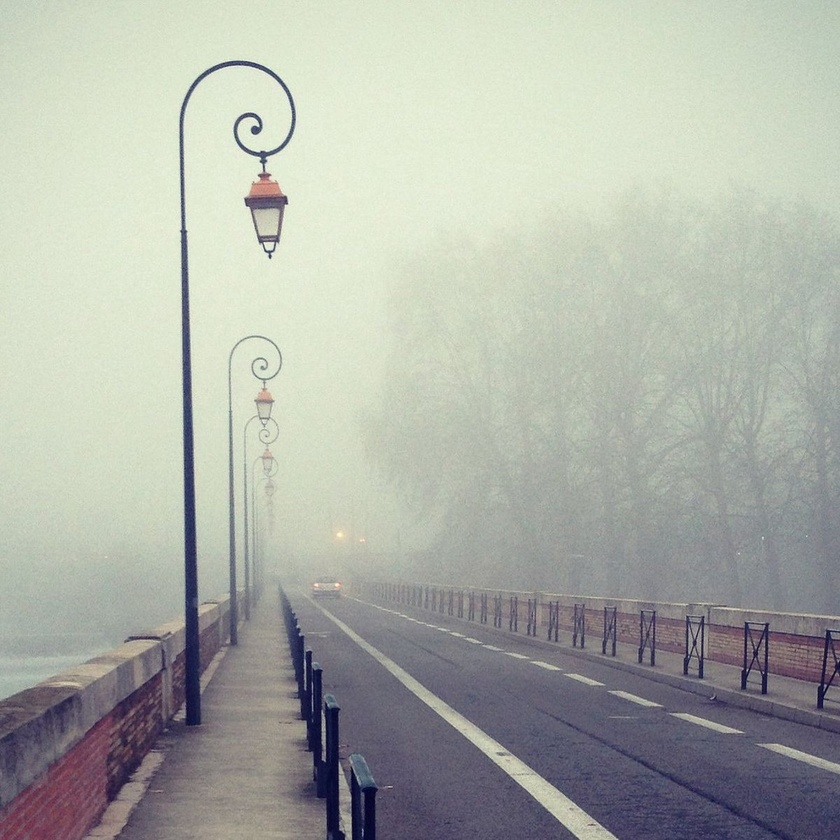
#> input picture Exercise_image_dehazing/images/road3.jpg, 840 x 840 px, shrunk from 1200 x 1200 before the run, found by its file name
$ python haze_rm_dark_channel_prior.py   (older library calls are emulated)
#> lines starting #> are read from the running program, lines starting #| are printed output that depends on the picture
import cv2
import numpy as np
import matplotlib.pyplot as plt
import matplotlib.image as mpimg

# Calculate the dark channel of the image
def dark_channel_prior(image, size=15):
    min_img = cv2.min(cv2.min(image[:, :, 0], image[:, :, 1]), image[:, :, 2])
    kernel = cv2.getStructuringElement(cv2.MORPH_RECT, (size, size))
    dark_channel = cv2.erode(min_img, kernel)
    return dark_channel

# Estimate the atmospheric light in the image
def atmospheric_light(image, dark_channel):
    flat_image = image.reshape(-1, image.shape[2])
    flat_dark = dark_channel.ravel()
    search_idx = (-flat_dark).argsort()[:int(0.001 * len(flat_dark))]
    atmospheric_light = np.mean(flat_image[search_idx], axis=0)
    return atmospheric_light

# Estimate the transmission map of the image
def transmission_estimate(image, atmospheric_light, omega=0.95, size=15):
    norm_image = image / atmospheric_light
    transmission = 1 - omega * dark_channel_prior(norm_image, size)
    return transmission

# Apply a guided filter to refine the transmission map
def guided_filter(image, p, radius=60, eps=1e-3):

    mean_I = cv2.boxFilter(image, cv2.CV_64F, (radius, radius))
    mean_p = cv2.boxFilter(p, cv2.CV_64F, (radius, radius))
    mean_Ip = cv2.boxFilter(image * p, cv2.CV_64F, (radius, radius))
    cov_Ip = mean_Ip - mean_I * mean_p

    mean_II = cv2.boxFilter(image * image, cv2.CV_64F, (radius, radius))
    var_I = mean_II - mean_I * mean_I

    a = cov_Ip / (var_I + eps)
    b = mean_p - a * mean_I

    mean_a = cv2.boxFilter(a, cv2.CV_64F, (radius, radius))
    mean_b = cv2.boxFilter(b, cv2.CV_64F, (radius, radius))

    q = mean_a * image + mean_b
    return q

# Recover the image by removing haze
def recover(image, t, A, t0=0.1):
    t = np.maximum(t, t0)
    t = t[:, :, np.newaxis]  # Add a new axis to match image dimensions
    J = (image - A) / t + A
    J = np.clip(J, 0, 1)
    return J

# Main function to remove haze from an image
def dehaze(image, size, omega, t0):

    image = image.astype('float64') / 255
    dark_channel = dark_channel_prior(image, size)
    A = atmospheric_light(image, dark_channel)
    t_estim = transmission_estimate(image, A, omega, size)

    # Convert image to uint8 with cv2.cvtColor
    gray_image = cv2.cvtColor((image * 255).astype('uint8'), cv2.COLOR_BGR2GRAY)
    t_guided = guided_filter(gray_image, t_estim)

    J = recover(image, t_guided, A, t0)
    return (J * 255).astype('uint8'), dark_channel, A, t_estim, t_guided


####### MAIN #######

image_name = 'road3'

folder_path = 'Exercise_image_dehazing/Single_image_dehazing/'

image_path = folder_path + 'images/' + image_name + '.jpg'
output_path = folder_path + 'results/' + image_name
dark_channel_path = folder_path + 'dark_channels/' + image_name + '.jpg'

image = cv2.imread(image_path)
#> image is the input picture: shape (840, 840, 3); mean B, G, R 168.7, 177.1, 173.4

# compute and store 27 dehazed images with variations in size, omega and t0 parameters

for size in range(5, 20, 5):

    for omega in range(85, 100, 5):

        for t0 in range(10, 25, 5):

            dehazed_image, dark_channel, atmo_light, t_estim, t_guided = dehaze(image, size, omega/100, t0/100)

            output_path_real = output_path + '/' + str(size) + '_' + str(omega) + '_' + str(t0) + '.jpg'

            cv2.imwrite(output_path_real, dehazed_image)
#> this loop made 3 passes
#> pass 1, in dark_channel_prior, `dark_channel = cv2.erode(min_img, kernel)`:
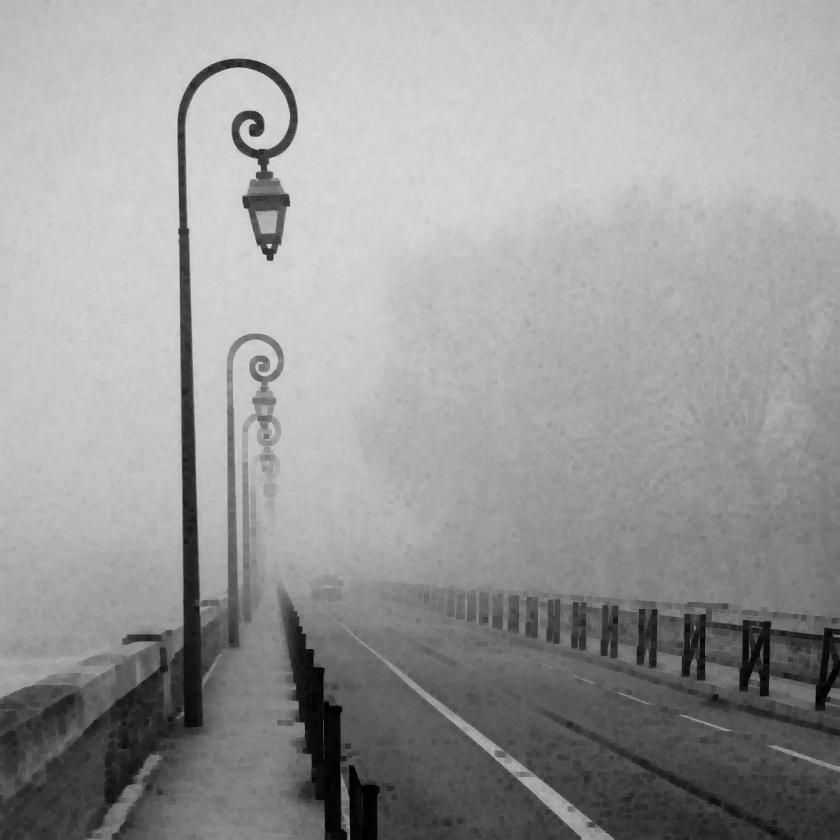
#> dark_channel: shape (840, 840) float64; min 0, max 0.847, mean 0.603

# show partial results

cv2.imshow('dark channel', dark_channel)
print('atmospheric light : ' + str(atmo_light))
cv2.imshow('estimated transmission map', t_estim)
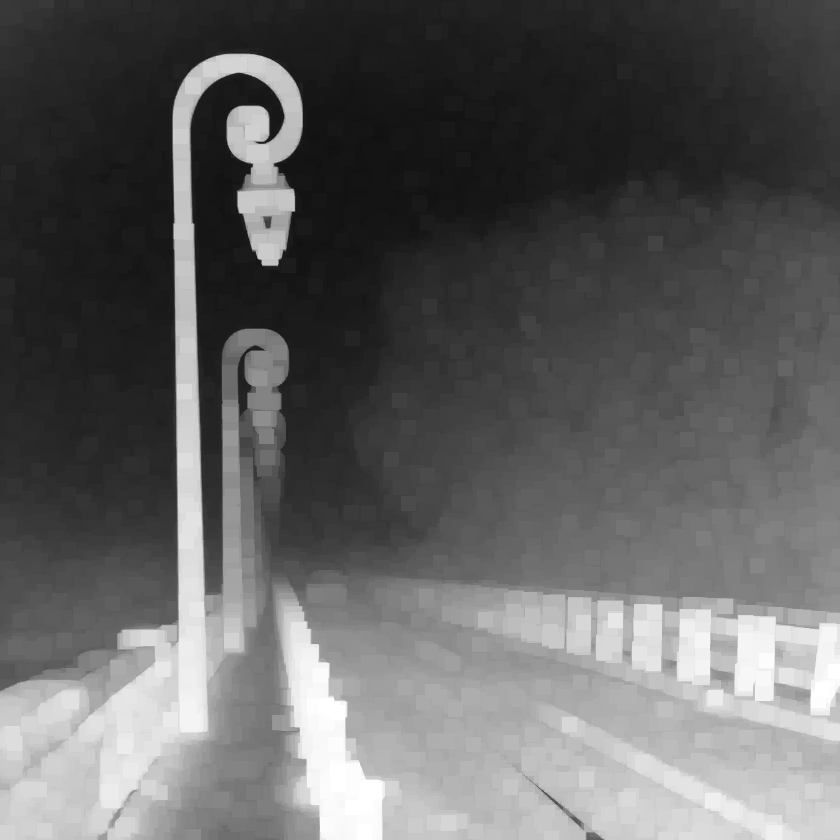
#> window 'estimated transmission map': shape (840, 840) float64; min 0.0676, max 1, mean 0.383
cv2.imshow('guided transmission map', t_guided)
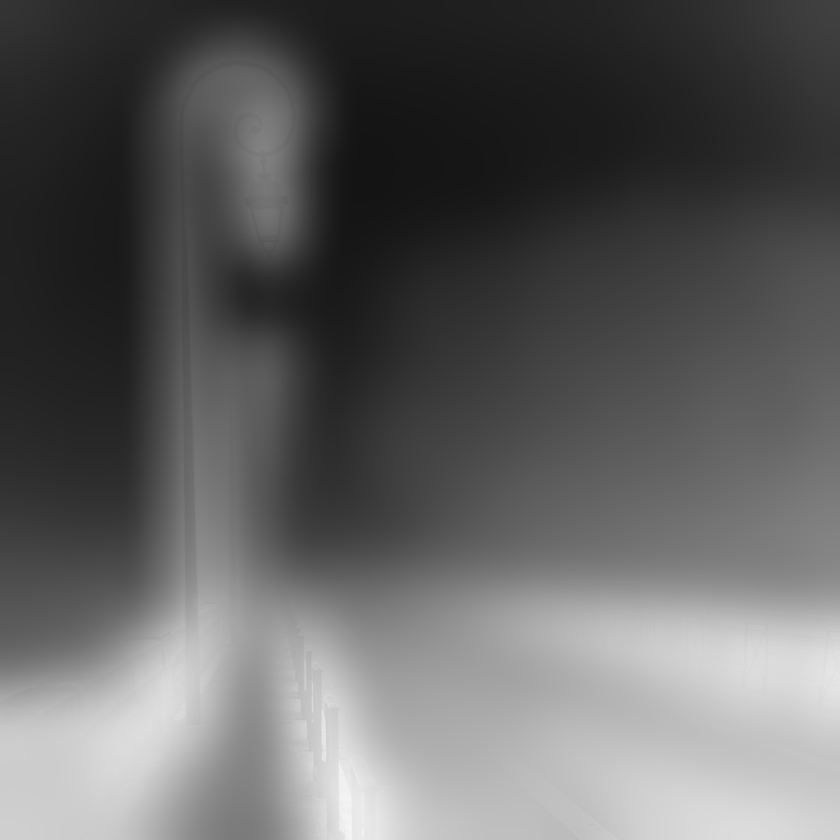
#> window 'guided transmission map': shape (840, 840) float64; min 0.0801, max 0.964, mean 0.382

# show 27 dehazed images with matplotlib 3x3 grid

image111 = mpimg.imread(output_path + '/5_85_10.jpg')
image112 = mpimg.imread(output_path + '/5_85_15.jpg')
image113 = mpimg.imread(output_path + '/5_85_20.jpg')

image121 = mpimg.imread(output_path + '/5_90_10.jpg')
image122 = mpimg.imread(output_path + '/5_90_15.jpg')
image123 = mpimg.imread(output_path + '/5_90_20.jpg')

image131 = mpimg.imread(output_path + '/5_95_10.jpg')
image132 = mpimg.imread(output_path + '/5_95_15.jpg')
image133 = mpimg.imread(output_path + '/5_95_20.jpg')

image211 = mpimg.imread(output_path + '/10_85_10.jpg')
image212 = mpimg.imread(output_path + '/10_85_15.jpg')
image213 = mpimg.imread(output_path + '/10_85_20.jpg')

image221 = mpimg.imread(output_path + '/10_90_10.jpg')
image222 = mpimg.imread(output_path + '/10_90_15.jpg')
image223 = mpimg.imread(output_path + '/10_90_20.jpg')

image231 = mpimg.imread(output_path + '/10_95_10.jpg')
image232 = mpimg.imread(output_path + '/10_95_15.jpg')
image233 = mpimg.imread(output_path + '/10_95_20.jpg')

image311 = mpimg.imread(output_path + '/15_85_10.jpg')
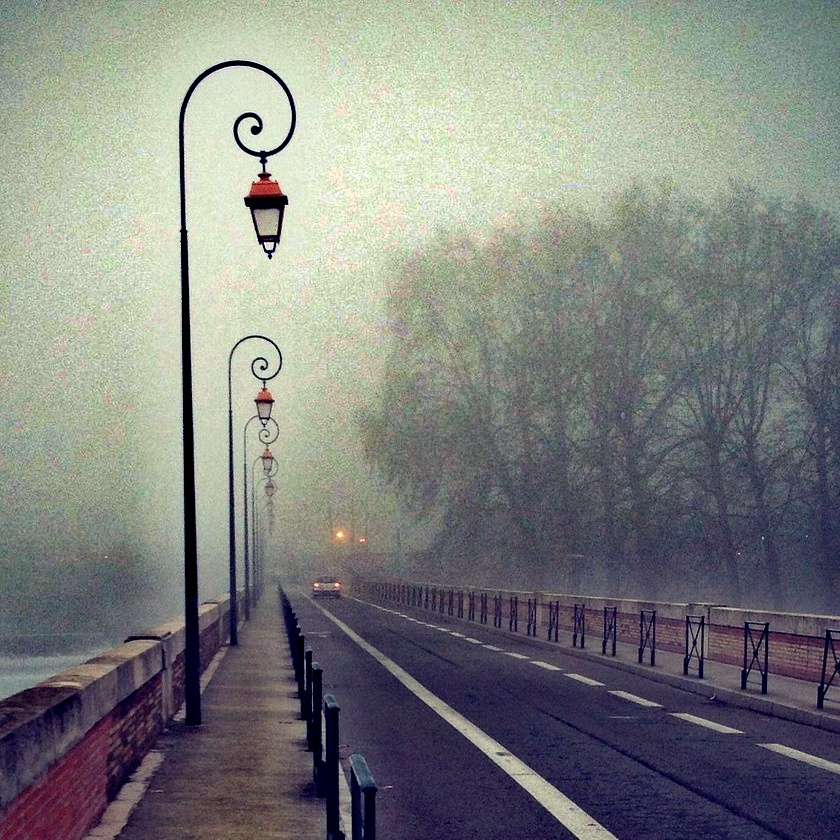
#> image311: shape (840, 840, 3); mean R, G, B 127.9, 130.2, 127.3
image312 = mpimg.imread(output_path + '/15_85_15.jpg')
image313 = mpimg.imread(output_path + '/15_85_20.jpg')

image321 = mpimg.imread(output_path + '/15_90_10.jpg')
image322 = mpimg.imread(output_path + '/15_90_15.jpg')
image323 = mpimg.imread(output_path + '/15_90_20.jpg')

image331 = mpimg.imread(output_path + '/15_95_10.jpg')
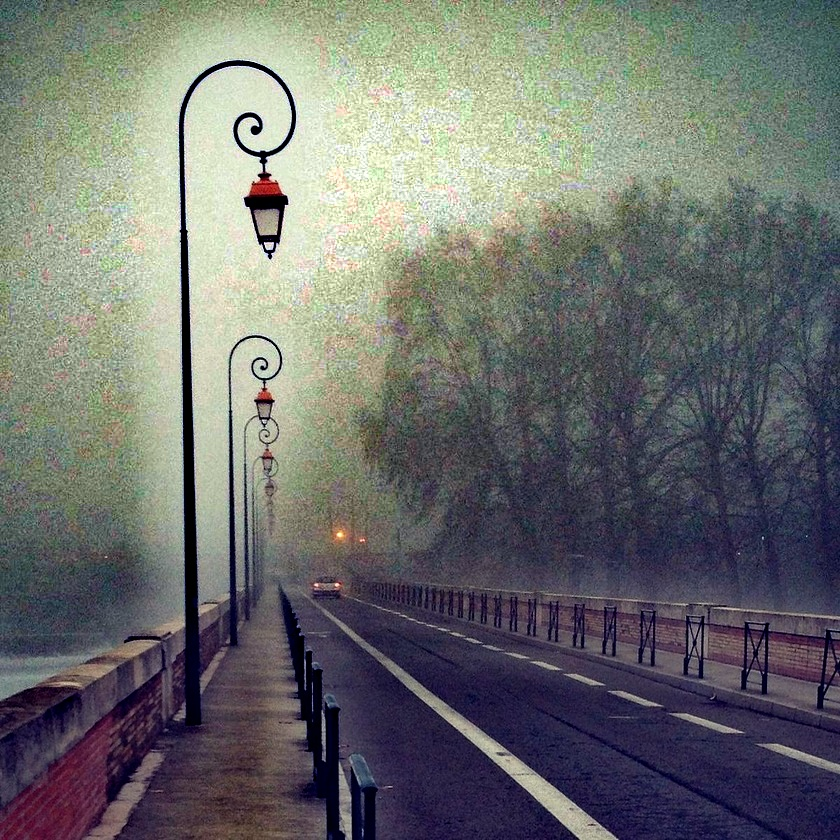
#> image331: shape (840, 840, 3); mean R, G, B 109, 111.3, 109.3
image332 = mpimg.imread(output_path + '/15_95_15.jpg')
image333 = mpimg.imread(output_path + '/15_95_20.jpg')
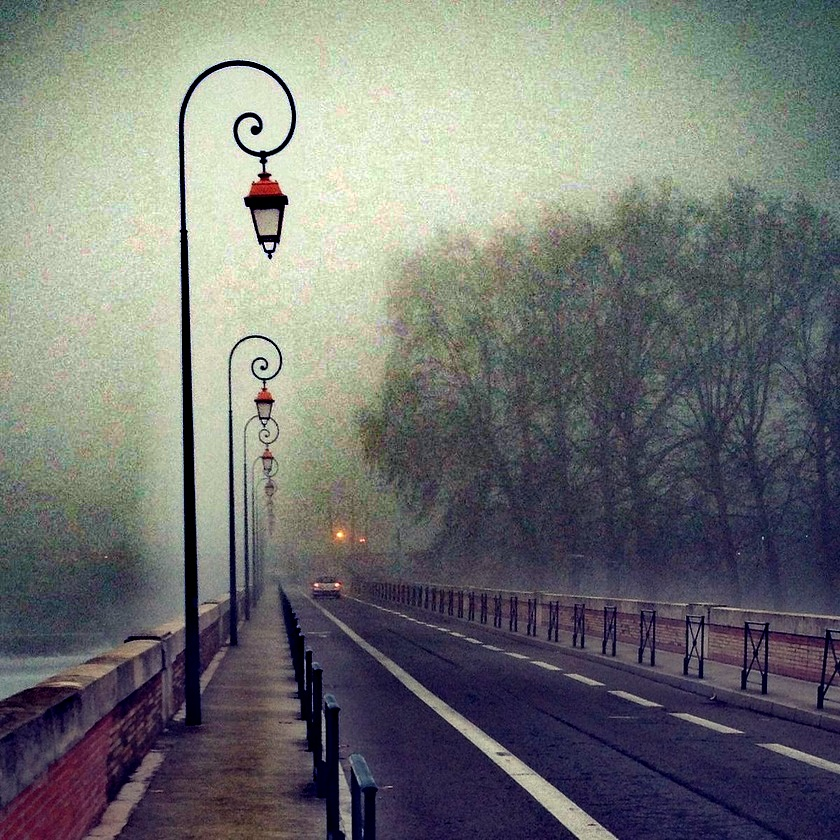
#> image333: shape (840, 840, 3); mean R, G, B 114.5, 116.6, 115.3

images1 = [
    image111,
    image112,
    image113,
    image121,
    image122,
    image123,
    image131,
    image132,
    image133
]

images2 = [
    image211,
    image212,
    image213,
    image221,
    image222,
    image223,
    image231,
    image232,
    image233
]

images3 = [
    image311,
    image312,
    image313,
    image321,
    image322,
    image323,
    image331,
    image332,
    image333
]

fig1, axs1 = plt.subplots(3, 3, figsize=(15, 15))
fig2, axs2 = plt.subplots(3, 3, figsize=(15, 15))
fig3, axs3 = plt.subplots(3, 3, figsize=(15, 15))

for i, ax in enumerate(axs1.flat):
    ax.imshow(images1[i])
    ax.axis('off')

for i, ax in enumerate(axs2.flat):
    ax.imshow(images2[i])
    ax.axis('off')

for i, ax in enumerate(axs3.flat):
    ax.imshow(images3[i])
    ax.axis('off')

plt.tight_layout()

plt.show()

$ run again, with Exercise_image_dehazing/images/road2.jpg copied over Exercise_image_dehazing/images/road3.jpg
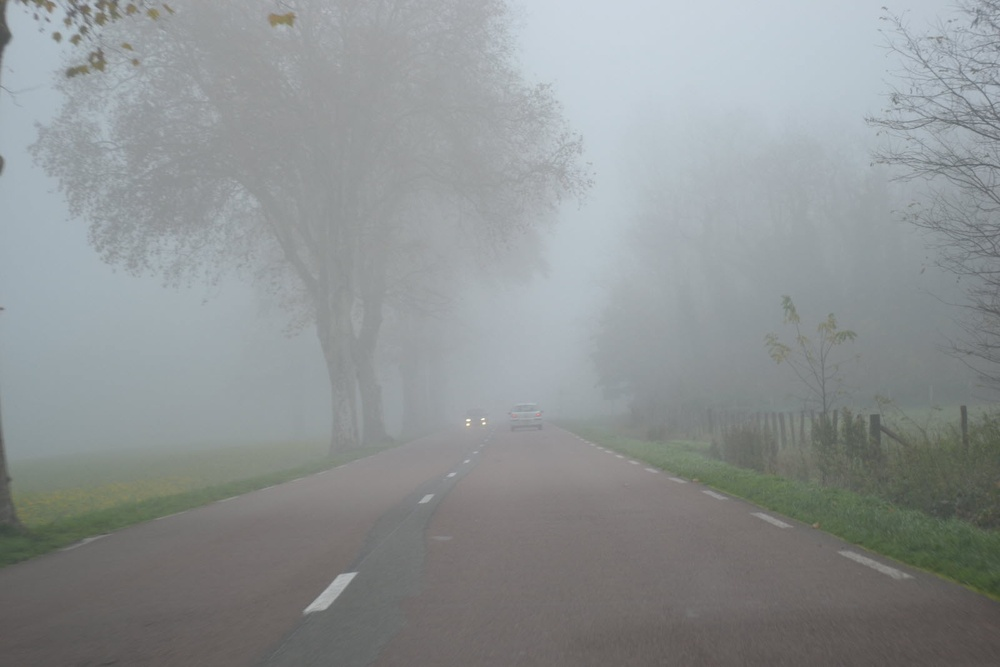
#> input picture Exercise_image_dehazing/images/road2.jpg, 1000 x 667 px, shrunk from 1600 x 1067 before the run, found by its file name
#> image is the input picture: shape (667, 1000, 3); mean B, G, R 147.2, 146.4, 141.8
#> the loop `for size in range(5, 20, 5): ` made 3 passes
#> pass 1, in transmission_estimate, `norm_image = image / atmospheric_light`:
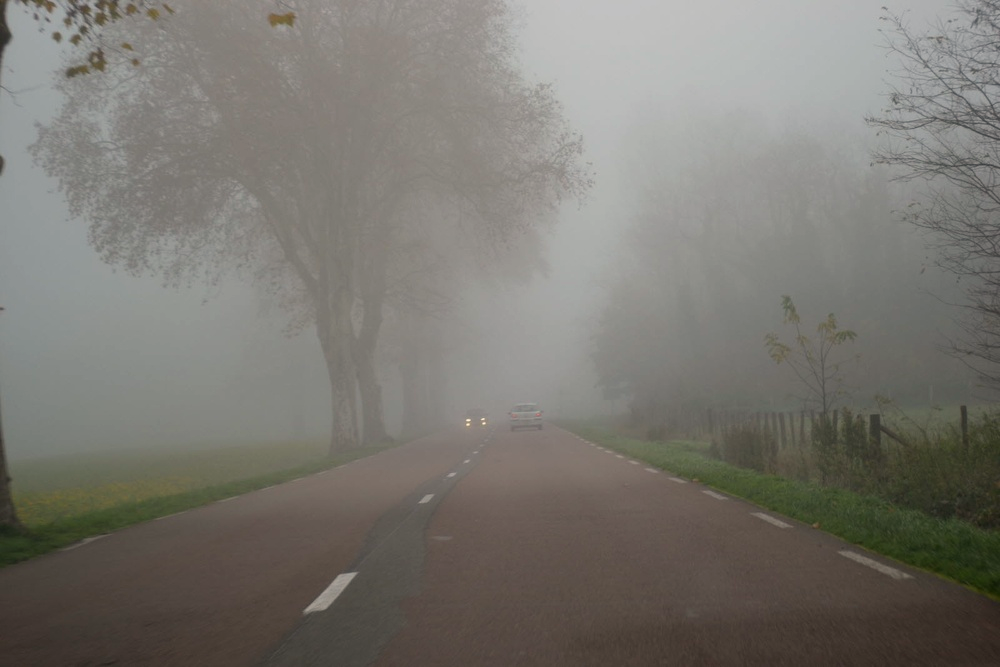
#> norm_image: shape (667, 1000, 3) float64; mean of channels 0, 1, 2 0.661, 0.687, 0.698; drawn with min black and max white
#> `image133 = mpimg.imread(output_path + '/5_95_20.jpg')`:
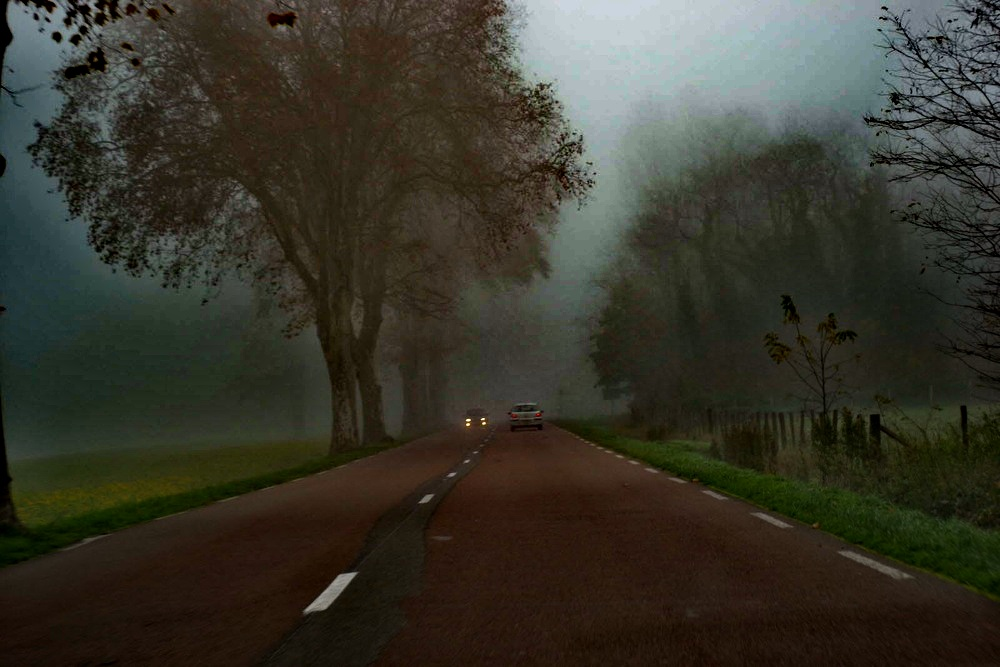
#> image133: shape (667, 1000, 3); mean R, G, B 55.6, 54, 43

$ run again, with Exercise_image_dehazing/images/car.jpg copied over Exercise_image_dehazing/images/road3.jpg
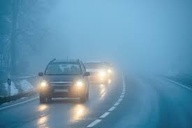
#> input picture Exercise_image_dehazing/images/car.jpg, 192 x 128 px, shrunk from 275 x 183 before the run, found by its file name
#> image is the input picture: shape (128, 192, 3); mean B, G, R 174.8, 147.4, 100.1
#> the loop `for size in range(5, 20, 5): ` made 3 passes
#> pass 1, in dark_channel_prior, `dark_channel = cv2.erode(min_img, kernel)`:
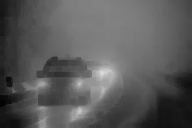
#> dark_channel: shape (128, 192) float64; min 0.0118, max 0.875, mean 0.352
#> `image311 = mpimg.imread(output_path + '/15_85_10.jpg')`:
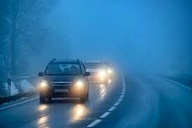
#> image311: shape (128, 192, 3); mean R, G, B 48.6, 116.7, 161.4
